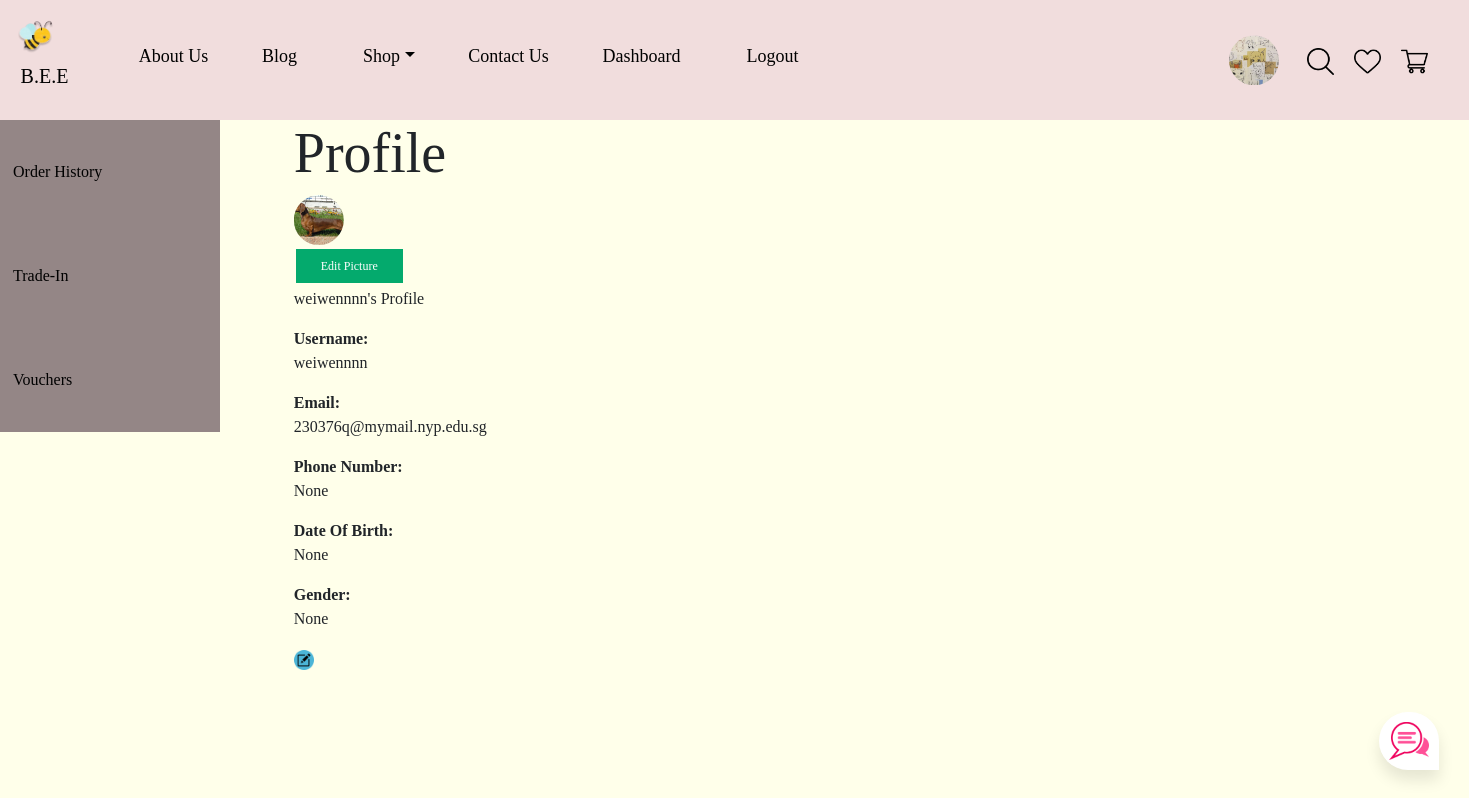
Screenshot of /profile/weiwennnn (signed in) with the database file from the repository.
### tables this page shows
CREATE TABLE user (user_id INTEGER PRIMARY KEY AUTOINCREMENT, username VARCHAR(255) NOT NULL UNIQUE, email VARCHAR(255) NOT NULL UNIQUE, password INT(255) NOT NULL, phone_no INT(8), dob STRING, gender STRING, profile_pic LONGBLOB, datetime INT NOT NULL DEFAULT CURRENT_TIMESTAMP);

### app.py (the view)
@app.route('/profile/<username>')
@login_required
def profile(username):
    con = get_db()
    con.row_factory = sqlite3.Row
    cur = con.cursor()
    cur.execute('SELECT * FROM user WHERE username = ?', (username,))
    user = cur.fetchall()
    return render_template('profile.html', user=user)

### app.py (called while the page is built)
def get_db():
    db = getattr(g, '_database', None)
    if db is None:
        db = g._database = sqlite3.connect('database.db')
    return db

@app.teardown_appcontext
def close_connection(exception):
    db = getattr(g, '_database', None)
    if db is not None:
        db.close()

@app.before_request
def load_logged_in_user():
    user_id = session.get('user_id')
    if user_id is None:
        g.user = None
    else:
        g.user = get_db().execute(
            'SELECT * FROM user WHERE user_id = ?', (user_id,)
        ).fetchone()

def login_required(view):
    @functools.wraps(view)
    def wrapped_view(**kwargs):
        if g.user is None:
            return redirect(url_for('login'))
        return view(**kwargs)
    return wrapped_view

### templates/profile.html (shortened to what this page needs)
{% extends "base.html" %}
{% block content %}
<ul class="profilenav" style="float: left;">
    {% for users in user %}
    <li><a href="/order_history/{{ users['username'] }}">Order History</a></li>
    <li><a href="/view_tradeins/{{ users['username'] }}">Trade-In</a></li>
    <li><a href="/view_vouchers/{{ users['username'] }}">Vouchers</a></li>
    {% endfor %}
</ul>
<div style="float: left;margin-left:5%;">
    {% for users in user %}
    <h1 class="display-4">Profile</h1>
    <div>
        <img src="static/img/{{ users['profile_pic'] }}" width="100px" class="rounded"><br>
        <a href="/editprofilepic/{{ users['username']}}" class="button">Edit Picture</a>
    </div>
    <p>{{ users['username']}}'s Profile</p>
    <b>Username:</b><p>  {{ users['username']}}</p>
    <b>Email:</b><p>  {{ users['email']}}</p>
    <b>Phone Number:</b><p>  {{ users['phone_no']}}</p>
    <b>Date Of Birth:</b><p>  {{ users['dob']}}</p>
    <b>Gender:</b><p>  {{ users['gender']}}</p>
    <a href="/editprofile"><img src="static/img/img_5.png" width="20px"></a>
    {% endfor %}
</div>
{% endblock %}

### templates/base.html (style rules this page uses)
body { background-color: #FFFFEA; overflow-x: hidden; overflow-y: scroll; }
* { margin:0px; padding:0px; box-sizing: border-box; font-family: 'Anko'; }
::placeholder { text-align: center; color: gray; opacity: 1; }

### templates/profile.html (style rules this page uses)
body { background-color: #FFFFEA; }
.button { background-color: #04AA6D; border: none; color: white; padding: 8px 25px; text-align: center; text-decoration: none; display: inline-block; font-size: 12px; margin: 4px 2px; cursor: pointer; }
.rounded { clip-path: circle(); }
.profilenav { list-style-type: none; margin: 0; padding: 0; width: 15%; background-color: #948686; position: sticky; height: 100%; overflow: auto; }
.profilenav li a { display: block; color: #000; padding: 40px 13px; text-decoration: none; }

### rows the page displays
user: profile_pic (picture), username "weiwennnn", email "230376q@mymail.nyp.edu.sg", phone_no "None", dob "None", gender "None"
